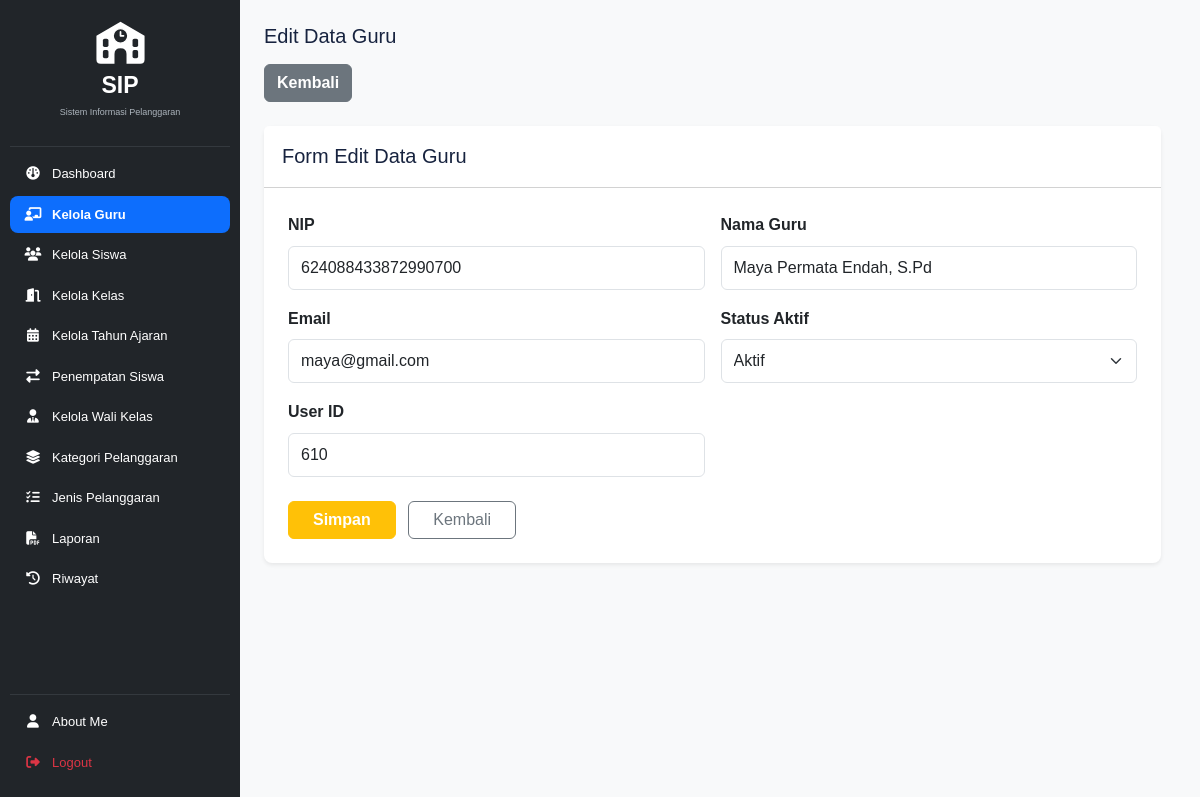
/guru/edit_guru.php?id=598 (signed in), run on the app's committed database.
### tables this page shows
CREATE TABLE `t_guru` (
  `id` int(11) NOT NULL,
  `nip` varchar(30) NOT NULL,
  `nama` varchar(150) DEFAULT NULL,
  `email` varchar(150) NOT NULL,
  `status_aktif` tinyint(1) NOT NULL,
  `user_id` int(11) NOT NULL,
  `created_at` timestamp NOT NULL DEFAULT current_timestamp(),
  `updated_at` timestamp NOT NULL DEFAULT current_timestamp()
);

### guru/edit_guru.php (the view, shortened to what this page needs)
<?php
include '../config/koneksi.php';
$id = mysqli_real_escape_string($koneksi, $_GET['id'] ?? '');
$sql = "SELECT * FROM t_guru WHERE id = '$id'";
$hasil = mysqli_query($koneksi, $sql);
$data = mysqli_fetch_assoc($hasil);
?>
<!DOCTYPE html>
<html lang="id">
<head>
    <link href="https://cdn.jsdelivr.net/npm/bootstrap@5.3.3/dist/css/bootstrap.min.css" rel="stylesheet">
    <link rel="stylesheet" href="../layout/style.css">
</head>
<body class="bg-light">
<div class="container-fluid">
    <div class="row">
        <?php include '../layout/sidebar.php'; ?>
        <main class="col-md-9 ms-sm-auto col-lg-10 p-4 guru-content">
            <div class="d-flex justify-content-between align-items-center mb-3">
                <h1 class="h2 m-0">Edit Data Guru</h1>
            </div>
            <div class="mb-4">
                <a href="kelola_guru.php" class="btn btn-secondary fw-semibold">
                    Kembali
                </a>
            </div>
            <div class="card shadow-sm border-0 rounded-3 mb-5">
                <div class="card-header bg-white py-3">
                    <h5 class="card-title m-0 fw-bold">Form Edit Data Guru</h5>
                </div>
                <div class="card-body p-4">
                    <form action="proses_edit_guru.php" method="POST">
                        <div class="row g-3">
                            <div class="col-md-6">
                                <label class="form-label fw-semibold">NIP</label>
                                <input type="text"
                                       name="nip"
                                       class="form-control"
                                       value="<?= htmlspecialchars($data['nip']); ?>"
                                       maxlength="18"
                                       inputmode="numeric"
                                       oninput="this.value = this.value.replace(/[^0-9]/g, '').slice(0, 18);"
                                       title="NIP hanya boleh berisi angka dan maksimal 18 digit"
                                       required>
                            </div>
                            <div class="col-md-6">
                                <label class="form-label fw-semibold">Nama Guru</label>
                                <input type="text"
                                       name="nama"
                                       class="form-control"
                                       value="<?= htmlspecialchars($data['nama']); ?>"
                                       maxlength="150"
                                       oninput="this.value = this.value.replace(/[0-9]/g, '');"
                                       title="Nama guru tidak boleh mengandung angka"
                                       required>
                            </div>
                            <div class="col-md-6">
                                <label class="form-label fw-semibold">Email</label>
                                <input type="email"
                                       name="email"
                                       class="form-control"
                                       value="<?= htmlspecialchars($data['email']); ?>"
                                       required>
                            </div>
                            <div class="col-md-6">
                                <label class="form-label fw-semibold">Status Aktif</label>
                                <select name="status_aktif" class="form-select" required>
                                    <option value="1" <?= ($data['status_aktif'] == 1) ? 'selected' : ''; ?>>
                                        Aktif
                                    </option>
                                </select>
                            </div>
                            <div class="col-md-6">
                                <label class="form-label fw-semibold">User ID</label>
                                <input type="number"
                                       name="user_id"
                                       class="form-control"
                                       value="<?= htmlspecialchars($data['user_id'] ?? ''); ?>"
                                       placeholder="Opsional">
                            </div>
                            <div class="col-12 mt-4">
                                <button type="submit" class="btn btn-warning px-4 fw-semibold text-white">
                                    Simpan
                                </button>
                                <a href="kelola_guru.php" class="btn btn-outline-secondary px-4 ms-2">
                                    Kembali
                                </a>
                            </div>
                        </div>
                    </form>
                </div>
            </div>
        </main>
    </div>
</div>
</body>
</html>

### layout/style.css (style rules this page uses)
:root { --primary: #3659d9; --navy: #17233f; --background: #f4f6fb; --text-muted: #778198; --border: #e8ecf4; }
* { box-sizing: border-box; }
html { scrollbar-gutter: stable; }
body { margin: 0; font-family: 'Poppins', sans-serif; background: var(--background); color: var(--navy); }
.page-title, main[class*="col-"] h1.h2:not(.fw-bold), main[class*="col-"] h2.mb-4, main[class*="col-"] h3.fw-bold.text-dark.m-0, main[class*="col-"] .menu-page-title { color: var(--navy) !important; font-size: 2rem; font-weight: 500 !important; line-height: 1.2; }
main.guru-content h1.h2, main.guru-content h2.mb-4, main.guru-content h3.fw-bold.text-dark.m-0, main.guru-content .card-header h5, main.guru-content .card-header .card-title, main.guru-content .menu-page-title { color: var(--navy) !important; font-size: 1.25rem !important; font-weight: 400 !important; line-height: 1.4; }
main[class*="col-"] { min-width: 0; }
main[class*="col-"] { font-size: 1rem; line-height: 1.6; }
main[class*="col-"] .card { border-radius: 12px; }
main[class*="col-"] .card-header { padding: 14px 18px; }
main[class*="col-"] .card-header h5, main[class*="col-"] .card-header .card-title { font-size: 1.2rem; line-height: 1.45; }
main[class*="col-"] label, main[class*="col-"] .form-label, main[class*="col-"] .form-text, main[class*="col-"] .alert, main[class*="col-"] .btn, main[class*="col-"] .form-control, main[class*="col-"] .form-select { font-size: 1rem; }
main[class*="col-"] .form-control, main[class*="col-"] .form-select { min-height: 44px; }

### layout/sidebar.php (style rules this page uses)
body { overflow-x: hidden; margin: 0; }
.main-content, main, .container-fluid.main-container { margin-left: 240px !important; width: calc(100% - 240px) !important; min-height: 100vh; padding: 25px 30px; box-sizing: border-box; }

### data on the page
t_guru: nip "624088433872990700", nama "Maya Permata Endah, S.Pd", email "maya@gmail.com", status_aktif "Aktif", user_id "610"
